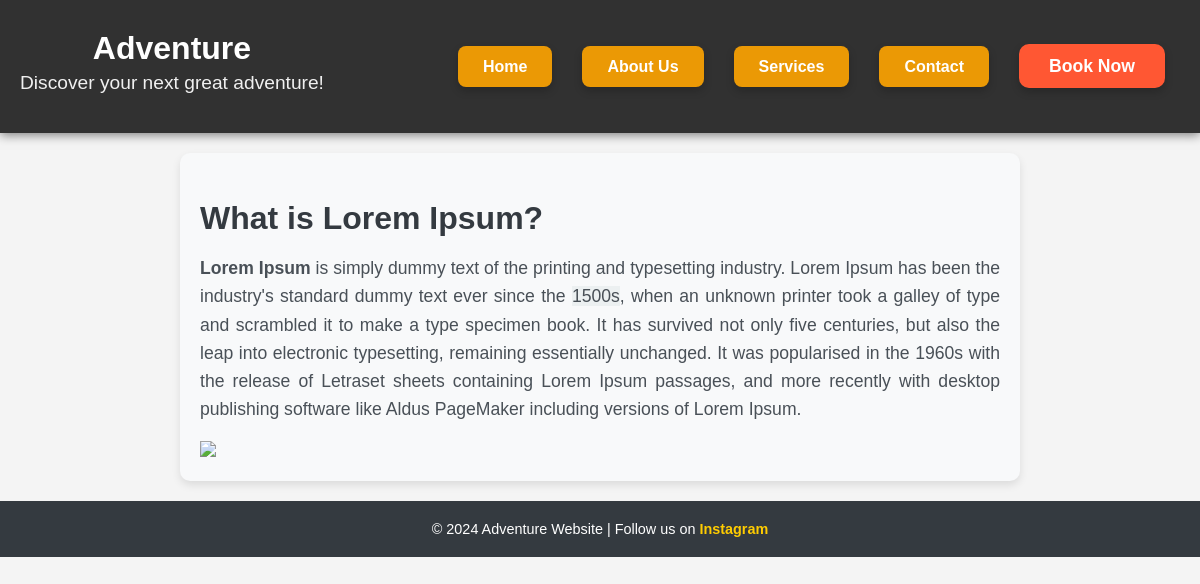
Screenshot of /newsdetails/what-is-lorem-ipsum with the database file from the repository.
### news/models.py (models this page shows)
class News(models.Model):
    news_title = models.CharField(max_length=200)
    news_desc = HTMLField()
    news_image = models.FileField(upload_to="news/",max_length=250,null=True,default=None)
    news_slug = AutoSlugField(populate_from = 'news_title',unique=True,null=True,default=None)

### myProject/views.py (the view)
# urls.py: path('newsdetails/<slug>', views.newsDetails),
def newsDetails(request,slug):
     newsDetails = News.objects.get(news_slug=slug)
     data = {
          'newsDetails': newsDetails
     }
     return render(request,'newsDetails.html',data)

### templates/newsDetails.html (shortened to what this page needs)
{% extends "base.html" %}
{% block content %}
<section class="news">
    <div class="news_details">
        <h2>{{newsDetails.news_title}}</h2>
        <p>{{newsDetails.news_desc|safe}}</p>
        <img src="/media/{{newsDetails.news_image}}" />
    </div>
</section>
</body>
</html>
{% endblock  %}

### static/css/style.css (style rules this page uses)
body { font-family: 'Poppins', sans-serif; margin: 0; padding: 0; box-sizing: border-box; background-color: #f4f4f4; color: #333; }
:root { --primary-color: #4CAF50; --accent-color: #FF5733; --dark-color: #333; --light-color: #fff; --background-color: #e5e5e5; }
* { transition: all 0.3s ease; }
h2, h3 { color: #2c3e50; }
h2, p, .gallery-image { animation: fadeIn 2s ease; }
.news { padding: 20px; background-color: #f8f9fa; border-radius: 10px; box-shadow: 0 4px 8px rgba(0, 0, 0, 0.1); max-width: 800px; margin: 20px auto; font-family: 'Arial', sans-serif; }
.news_details h2 { font-size: 2rem; color: #343a40; margin-bottom: 10px; }
.news_details p { font-size: 1.1rem; color: #495057; line-height: 1.6; text-align: justify; }

### rows the page displays
News: news_title "What is Lorem Ipsum?", news_desc "Lorem Ipsum is simply dummy text of the printing and typesetting industry. Lorem Ipsum has been the industry's standard dummy text ever since the 1500s , when an unknown printer took a galley of type and scrambled it to make a type specimen book. It has survived not only five centuries, but also the leap into electronic typesetting, remaining essentially unchanged. It was popularised in the 1960s with the release of Letraset sheets containing Lorem Ipsum passages, and more recently with desktop publishing software like Aldus PageMaker including versions of Lorem Ipsum."
